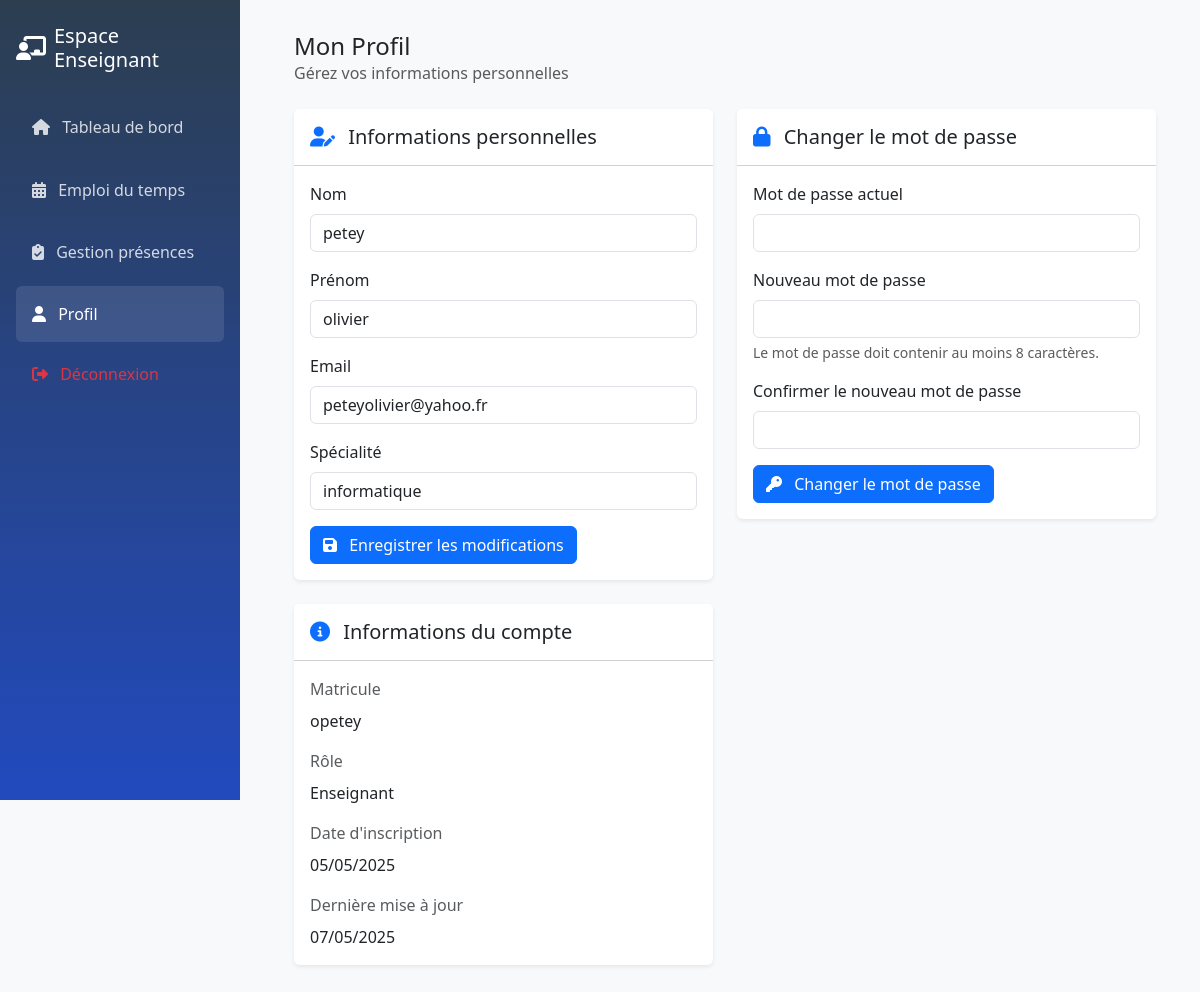
Screenshot of /enseignant/profil.php (signed in) with the database file from the repository.
### tables this page shows
CREATE TABLE IF NOT EXISTS `users` (
  `id` int NOT NULL AUTO_INCREMENT,
  `username` varchar(50) NOT NULL,
  `password` varchar(255) NOT NULL,
  `email` varchar(100) NOT NULL,
  `role` enum('admin','enseignant','etudiant') NOT NULL,
  `nom` varchar(50) NOT NULL,
  `prenom` varchar(50) NOT NULL,
  `created_at` timestamp NULL DEFAULT CURRENT_TIMESTAMP,
  `updated_at` timestamp NULL DEFAULT CURRENT_TIMESTAMP ON UPDATE CURRENT_TIMESTAMP,
  `specialite` varchar(100) DEFAULT NULL,
  PRIMARY KEY (`id`),
  UNIQUE KEY `username` (`username`),
  UNIQUE KEY `email` (`email`)
);

### enseignant/profil.php (the view, shortened to what this page needs)
<?php
require_once('../config/db.php');
$user_id = $_SESSION['user_id'];
$stmt = $conn->prepare("SELECT * FROM users WHERE id = ?");
$stmt->execute([$user_id]);
$enseignant = $stmt->fetch(PDO::FETCH_ASSOC);
?>
<!DOCTYPE html>
<html lang="fr">
<head>
    <link href="https://cdn.jsdelivr.net/npm/bootstrap@5.3.0/dist/css/bootstrap.min.css" rel="stylesheet">
    <link href="https://cdnjs.cloudflare.com/ajax/libs/font-awesome/6.4.0/css/all.min.css" rel="stylesheet">
</head>
<body>
    <div class="sidebar position-fixed" style="width: 240px;">
        <div class="p-3">
            <div class="d-flex align-items-center mb-4 mt-2">
                <i class="fas fa-chalkboard-teacher fs-4 me-2"></i>
                <h5 class="mb-0">Espace Enseignant</h5>
            </div>
            <nav class="nav flex-column">
                <a class="nav-link " href="dashboard.php">
                    <i class="fas fa-home me-2"></i>
                    Tableau de bord
                </a>
                <a class="nav-link" href="emploi_temps.php">
                    <i class="fas fa-calendar-alt me-2"></i>
                    Emploi du temps
                </a>
                <a class="nav-link" href="gestion_presences.php">
                    <i class="fas fa-clipboard-check me-2"></i>
                    Gestion présences
                </a>
                <a class="nav-link active" href="profil.php">
                    <i class="fas fa-user me-2"></i>
                    Profil
                </a>
                <a class="nav-link text-danger mt-auto" href="../auth/logout.php">
                    <i class="fas fa-sign-out-alt me-2"></i>
                    Déconnexion
                </a>
            </nav>
        </div>
    </div>
    <div class="main-content">
        <div class="container-fluid">
            <div class="d-flex justify-content-between align-items-center mb-4">
                <div>
                    <h4 class="mb-0">Mon Profil</h4>
                    <p class="text-muted mb-0">Gérez vos informations personnelles</p>
                </div>
            </div>
            <div class="row">
                <div class="col-md-6 mb-4">
                    <div class="card">
                        <div class="card-header bg-white py-3">
                            <h5 class="card-title mb-0">
                                <i class="fas fa-user-edit me-2 text-primary"></i>
                                Informations personnelles
                            </h5>
                        </div>
                        <div class="card-body">
                            <form method="POST" action="">
                                <div class="mb-3">
                                    <label for="nom" class="form-label">Nom</label>
                                    <input type="text" class="form-control" id="nom" name="nom"
                                           value="<?php echo htmlspecialchars($enseignant['nom']); ?>" required>
                                </div>
                                <div class="mb-3">
                                    <label for="prenom" class="form-label">Prénom</label>
                                    <input type="text" class="form-control" id="prenom" name="prenom"
                                           value="<?php echo htmlspecialchars($enseignant['prenom']); ?>" required>
                                </div>
                                <div class="mb-3">
                                    <label for="email" class="form-label">Email</label>
                                    <input type="email" class="form-control" id="email" name="email"
                                           value="<?php echo htmlspecialchars($enseignant['email']); ?>" required>
                                </div>
                                <div class="mb-3">
                                    <label for="specialite" class="form-label">Spécialité</label>
                                    <input type="text" class="form-control" id="specialite" name="specialite"
                                           value="<?php echo htmlspecialchars($enseignant['specialite']); ?>">
                                </div>
                                <button type="submit" name="update_profile" class="btn btn-primary">
                                    <i class="fas fa-save me-2"></i>
                                    Enregistrer les modifications
                                </button>
                            </form>
                        </div>
                    </div>
                </div>
                <div class="col-md-6 mb-4">
                    <div class="card">
                        <div class="card-header bg-white py-3">
                            <h5 class="card-title mb-0">
                                <i class="fas fa-lock me-2 text-primary"></i>
                                Changer le mot de passe
                            </h5>
                        </div>
                        <div class="card-body">
                            <form method="POST" action="">
                                <div class="mb-3">
                                    <label for="current_password" class="form-label">Mot de passe actuel</label>
                                    <input type="password" class="form-control" id="current_password"
                                           name="current_password" required>
                                </div>
                                <div class="mb-3">
                                    <label for="new_password" class="form-label">Nouveau mot de passe</label>
                                    <input type="password" class="form-control" id="new_password"
                                           name="new_password" required>
                                    <div class="form-text">Le mot de passe doit contenir au moins 8 caractères.</div>
                                </div>
                                <div class="mb-3">
                                    <label for="confirm_password" class="form-label">Confirmer le nouveau mot de passe</label>
                                    <input type="password" class="form-control" id="confirm_password"
                                           name="confirm_password" required>
                                </div>
                                <button type="submit" name="change_password" class="btn btn-primary">
                                    <i class="fas fa-key me-2"></i>
                                    Changer le mot de passe
                                </button>
                            </form>
                        </div>
                    </div>
                </div>
                <div class="col-md-6 mb-4">
                    <div class="card">
                        <div class="card-header bg-white py-3">
                            <h5 class="card-title mb-0">
                                <i class="fas fa-info-circle me-2 text-primary"></i>
                                Informations du compte
                            </h5>
                        </div>
                        <div class="card-body">
                            <div class="mb-3">
                                <label class="form-label text-muted">Matricule</label>
                                <p class="mb-0"><?php echo htmlspecialchars($enseignant['username']); ?></p>
                            </div>
                            <div class="mb-3">
                                <label class="form-label text-muted">Rôle</label>
                                <p class="mb-0">Enseignant</p>
                            </div>
                            <div class="mb-3">
                                <label class="form-label text-muted">Date d'inscription</label>
                                <p class="mb-0"><?php echo date('d/m/Y', strtotime($enseignant['created_at'])); ?></p>
                            </div>
                            <div class="mb-0">
                                <label class="form-label text-muted">Dernière mise à jour</label>
                                <p class="mb-0"><?php echo date('d/m/Y', strtotime($enseignant['updated_at'])); ?></p>
                            </div>
                        </div>
                    </div>
                </div>
            </div>
        </div>
    </div>
</body>
</html>

### enseignant/profil.php (style rules this page uses)
:root { --primary-color: #2C3E50; --secondary-color: #224abe; }
body { background-color: #f8f9fa; font-family: 'Segoe UI', Tahoma, Geneva, Verdana, sans-serif; }
.sidebar { background: linear-gradient(180deg, var(--primary-color) 0%, #224abe 100%); min-height: 100vh; color: white; }
.sidebar .nav-link { color: rgba(255, 255, 255, 0.8); padding: 1rem; margin: 0.2rem 0; border-radius: 0.35rem; transition: all 0.3s; }
.sidebar .nav-link:hover, .sidebar .nav-link.active { color: white; background: rgba(255, 255, 255, 0.1); }
.main-content { margin-left: 250px; padding: 2rem; }
.card { border: none; box-shadow: 0 0.125rem 0.25rem rgba(0, 0, 0, 0.075); transition: all 0.3s; }

### rows the page displays
users: nom "petey", prenom "olivier", email "peteyolivier@yahoo.fr", specialite "informatique", username "opetey", created_at "05/05/2025", updated_at "07/05/2025"
